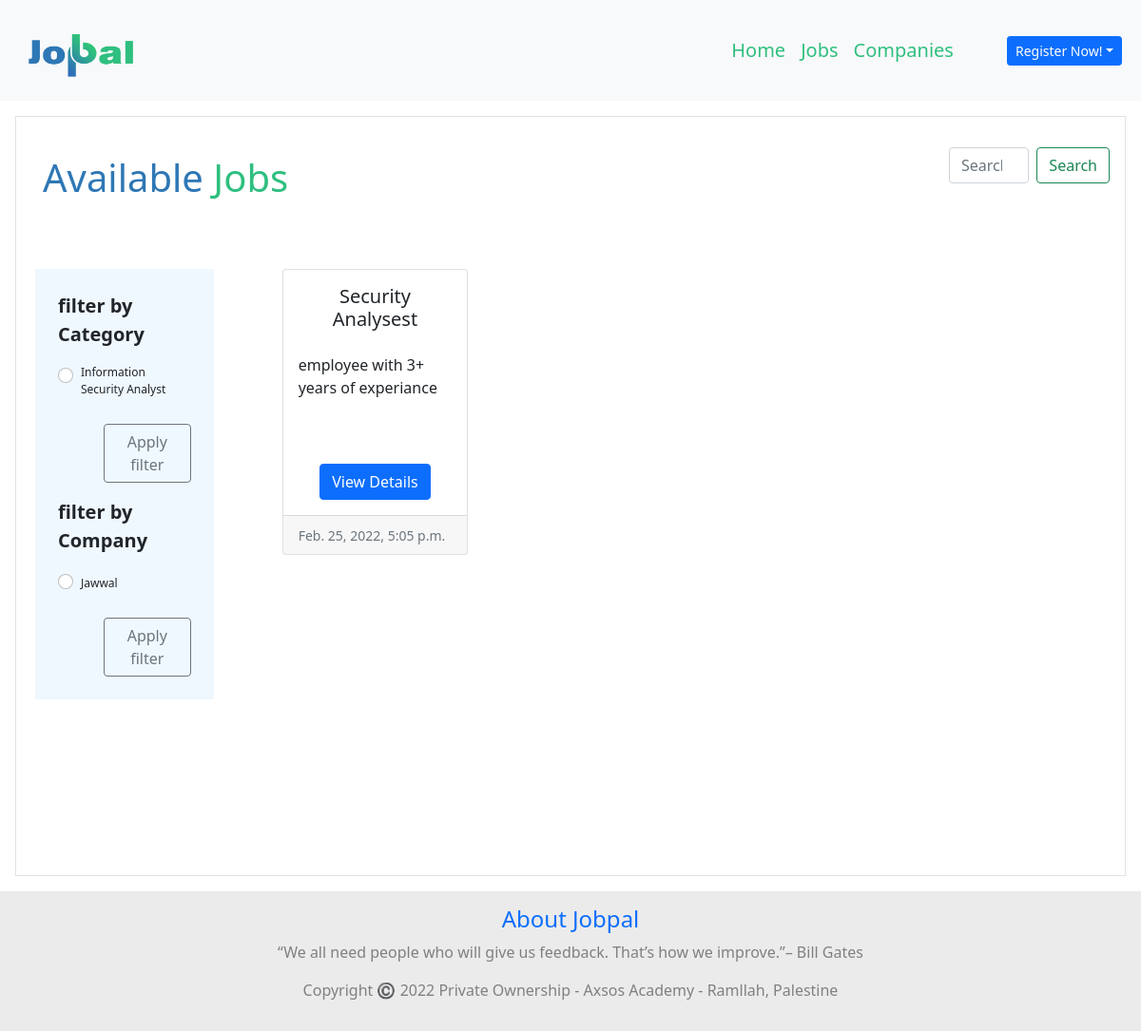
/jobs, run on an earlier commit of the app's database.
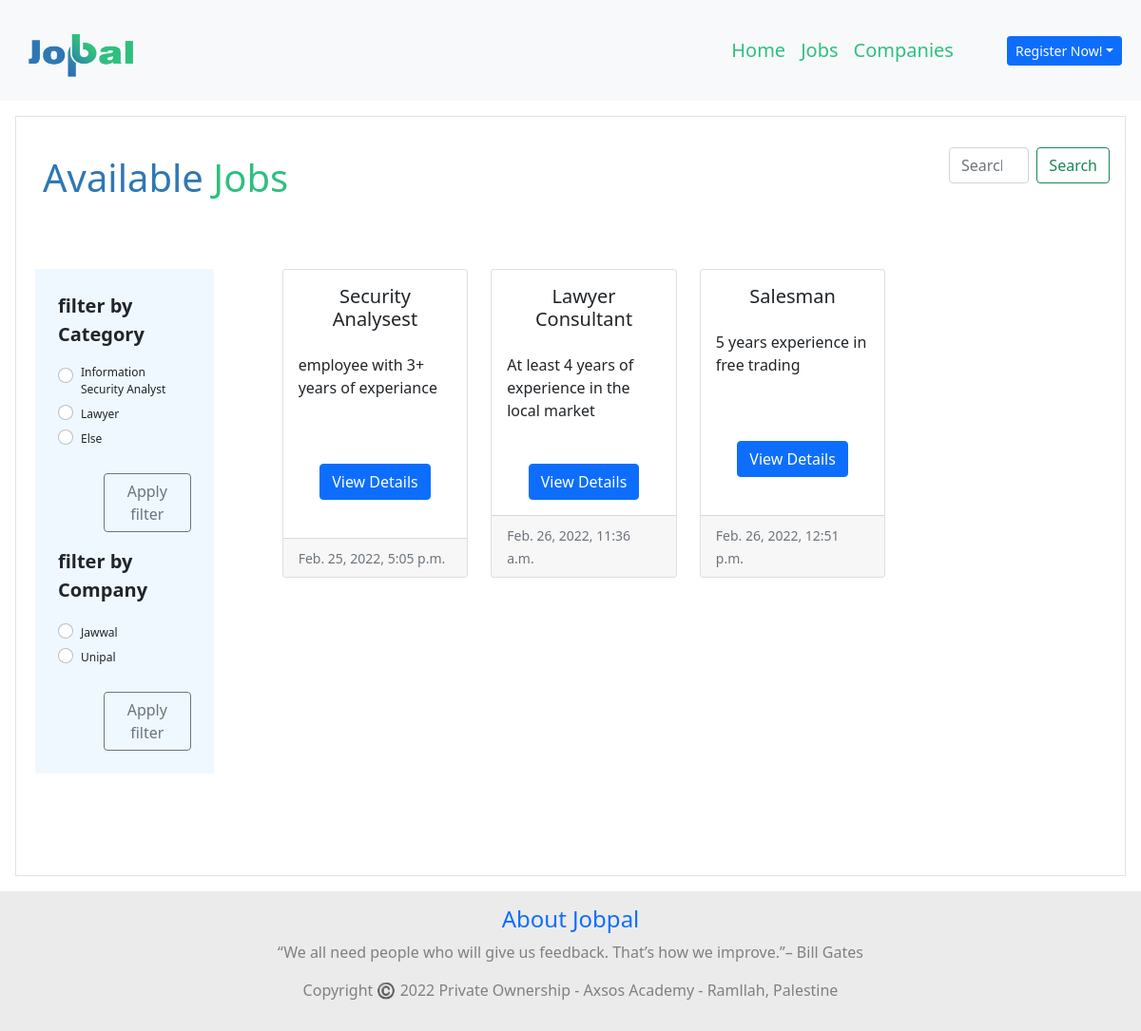
And on a later commit of the database.
### jobpal_app/models.py (models this page shows)
class Job(models.Model):
    title=models.CharField(max_length=90)
    desc=models.TextField()
    location=models.CharField(max_length=95)
    category=models.CharField(max_length=90)
    user_job = models.ManyToManyField(User, related_name="jobs")
    company_job=models.ForeignKey(Company, related_name="add_job", on_delete = models.CASCADE)
    created_at = models.DateTimeField(auto_now_add=True)
    updated_at = models.DateTimeField(auto_now=True)
    objects = JobManager()

### log_reg/models.py (models this page shows)
class Company(models.Model):
    company_name=models.CharField(max_length=90)
    location=models.CharField(max_length=90)
    desc=models.TextField()
    email=models.CharField(max_length=90)
    category=models.CharField(max_length=90)
    password=models.CharField(max_length=90)
    created_at = models.DateTimeField(auto_now_add=True)
    updated_at = models.DateTimeField(auto_now=True)
    objects = CompanyManager()

### jobpal_app/views.py (the view)
# urls.py: path('jobs', views.jobs, name = 'joblist'),
def jobs(request):
    if "term" in request.GET:
        search = Job.objects.filter(title__contains = request.GET.get('term'))
        titles = []
        for job in search:
            titles.append(job.title)
        return JsonResponse(titles, safe=False)
    all_jobs = Job.objects.all()
    all_companies = Company.objects.all()
    context = {
        "jobs": all_jobs,
        "companies": all_companies
    }
    return render (request, 'job_list.html', context)

### jobpal_app/templates/job_list.html (shortened to what this page needs)
<!DOCTYPE html>
<html lang="en">
<head>
	{% load static %}
	<link href="https://cdn.jsdelivr.net/npm/bootstrap@5.1.3/dist/css/bootstrap.min.css" rel="stylesheet"
 />
	<link rel="stylesheet" href="//code.jquery.com/ui/1.13.1/themes/base/jquery-ui.css">
</head>
<body>
	<nav class="navbar navbar-expand-lg navbar-light bg-light p-2">
        <div class="container-fluid">
            <a class="navbar-brand me-5" href="/"><img
                    src="{% static 'img\Untitled-1 copy.png' %}"
                    alt="logo" style="width: 130px; height: 80px;"></a>
            <div class="collapse navbar-collapse justify-content-end" id="navbarNav">
                <ul class="navbar-nav">
                    <li class="nav-item">
                        <a class="nav-link active" aria-current="page" href="/"
                            style="color: #2FBF7F; font-size: 20px;">Home</a>
                    </li>
                    <li class="nav-item">
                        <a class="nav-link" href="/jobs" style="color: #2FBF7F; font-size: 20px;">Jobs</a>
                    </li>
                    <li class="nav-item">
                        <a class="nav-link" href="/companies" style="color: #2FBF7F; font-size: 20px;">Companies</a>
                    </li>
                </ul>
            </div>
                <div class="dropdown">
                {% if request.session.user_id or request.session.company_id %}
                    <a class="btn btn-primary  btn-sm ms-5 " href="/logout" role="button" id="dropdownMenuLink"
                     aria-expanded="false">
                   Logout</a>
                {% else %}
                    <a class="btn btn-primary dropdown-toggle btn-sm ms-5 " href="#" role="button" id="dropdownMenuLink"
                    data-bs-toggle="dropdown" aria-expanded="false">
                    Register Now!</a>
                {% endif %}
            </div>
        </div>
    </nav>
	<div class="container-lg-fluid m-3 p-3 border" style="height: 100vh;">
		<div class="row justify-content-between mb-4">
			<div class="col-4 p-4"><h1  style="color:#2E77B5;">Available <span style="color: #2FBF7F;">Jobs</span></h1></div>
			<div class="col-2">
				<form class="d-flex mt-3" action="jobs/search" >
					<input class="form-control me-2" name="search_bar" type="search" placeholder="Search for jobs" id="jobs" aria-label="Search">
					<button class="btn btn-outline-success" type="submit">Search</button>
				</form>
			</div>
		</div>
		<div class="row p-3 ">
			<div class="col-2 p-4" style="background-color: aliceblue;">
				<form action="jobs/filter_category" method="post">
					<p style="font-size: 20px;"><b>filter by Category</b></p>
					{% for job in jobs %}
					<div class="form-check">
						<input class="form-check-input" type="radio" name="f_category" value="{{job.category}}"
							id="flexRadioDefault1">
						<label class="form-check-label" for="{{job.category}}" style="font-size: 12px;">
							{{job.category}}
						</label>
					</div>
					{% endfor %}
					<button type="submit" class="btn btn-outline-secondary mt-4 ms-5">Apply filter</button>
				</form>
				<form action="jobs/filter_category" method="post">
					<p class="mt-3" style="font-size: 20px;"><b>filter by Company</b></p>
					{% for company in companies %}
					<div class="form-check">
						<input class="form-check-input" type="radio" name="f_company" value="{{company.company_name}}"
							id="flexRadioDefault1">
						<label class="form-check-label" for="{{company.company_name}}" style="font-size: 12px;">
							{{company.company_name}}
						</label>
					</div>
					{% endfor %}
					<button type="submit" class="btn btn-outline-secondary mt-4 ms-5">Apply filter</button>
				</form>
			</div>
			<div class="col-10">
				<div class="row ms-5">
					{% for job in jobs %}
					<div class="col-3 mb-5">
						<div class="card h-100">
							<div class="card-body">
								<h5 class="card-title mb-4 text-center">{{job.title}}</h5>
								<p class="card-text" style="height: 100px; overflow: hidden; text-overflow: ellipsis;">
									{{job.desc}}</p>
								<form action="/jobs/{{job.id}}" class="text-center">
									<button type="submit" class="btn btn-primary">View Details</button>
								</form>
							</div>
							<div class="card-footer">
								<small class="text-muted">{{job.updated_at}}</small>
							</div>
						</div>
					</div>
					{% endfor %}
				</div>
			</div>
		</div>
	</div>
	<footer style="background-color:#ebebeb;padding: 15px;text-align: center;">
		<h4><a href="#" style="text-decoration: none;">About Jobpal</a></h4>
		<p style="color: gray;">“We all need people who will give us feedback. That’s how we improve.”– Bill Gates</p>
		<p style="color: gray;">Copyright ©️ 2022 Private Ownership - Axsos Academy - Ramllah, Palestine</p>
	</footer>
</body>
</html>

What changed in the data, as far as the page shows it:
added Job: category "Lawyer", title "Lawyer Consultant", desc "At least 4 years of experience in the local market", updated_at "Feb. 26, 2022, 11:36 a.m."
added Job: category "Else", title "Salesman", desc "5 years experience in free trading", updated_at "Feb. 26, 2022, 12:51 p.m."
added Company: company_name "Unipal"
